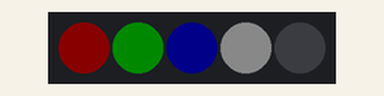
Simulated run of this program. Board: MicroPython board. On the bench: 5 RGB LEDs in strip order, left to right. Dim RGB values are drawn brighter than linear.

Above: at 0.1 s.
At 0.6 s:
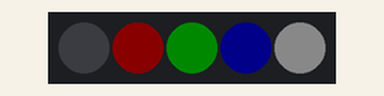
At 1.1 s:
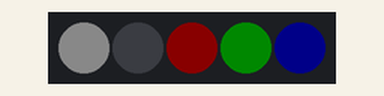
At 1.6 s:
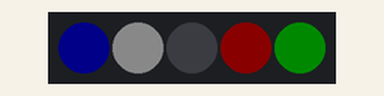
At 2.1 s:
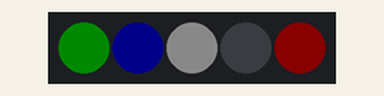
Timing chart, 0 to 130.0 s (numbered marks = the images above):
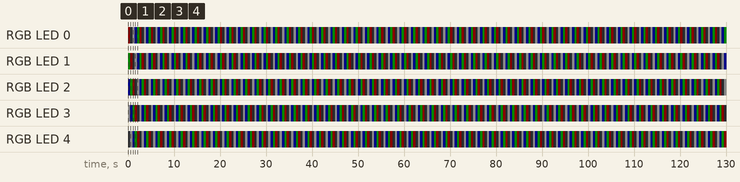

Measured:
- by itself, RGB LED 0: repeats every 2.5 s: off 0.50 s, RGB(10, 10, 10) 0.50 s, RGB(0, 0, 10) 0.50 s, RGB(0, 10, 0) 0.50 s, RGB(10, 0, 0) 0.50 s
- by itself, RGB LED 1: repeats every 2.5 s: RGB(10, 0, 0) 0.50 s, off 0.50 s, RGB(10, 10, 10) 0.50 s, RGB(0, 0, 10) 0.50 s, RGB(0, 10, 0) 0.50 s
- by itself, RGB LED 2: repeats every 2.5 s: RGB(0, 10, 0) 0.50 s, RGB(10, 0, 0) 0.50 s, off 0.50 s, RGB(10, 10, 10) 0.50 s, RGB(0, 0, 10) 0.50 s
- by itself, RGB LED 3, RGB LED 4: repeats every 2.5 s: RGB(0, 0, 10) 0.50 s, RGB(0, 10, 0) 0.50 s, RGB(10, 0, 0) 0.50 s, off 0.50 s, RGB(10, 10, 10) 0.50 s
- what the display in image 1 shows lasts 0.5 s, from 0.5 s to 1.0 s

The program:

simple_rotate.py
```python
import machine
from neopixel import NeoPixel
from time import sleep

Num_pix = 5

pixels = NeoPixel(machine.Pin(1), Num_pix)  #set up Pixel array

colors  = [(10,0,0),(0,10,0),(0,0,10),(10,10,10),(0,0,0)]  #create a list of colors. Maximum is 255

while True:
    # send current colors to LEDs
    for i in range(Num_pix):
        pixels[i] = colors[i]
    pixels.write()
    sleep(0.5)

    # rotate the list (move last item to the front)
    last = colors[-1]        # save last color
    for i in range(Num_pix - 1, 0, -1):
        colors[i] = colors[i - 1]
    colors[0] = last
```
